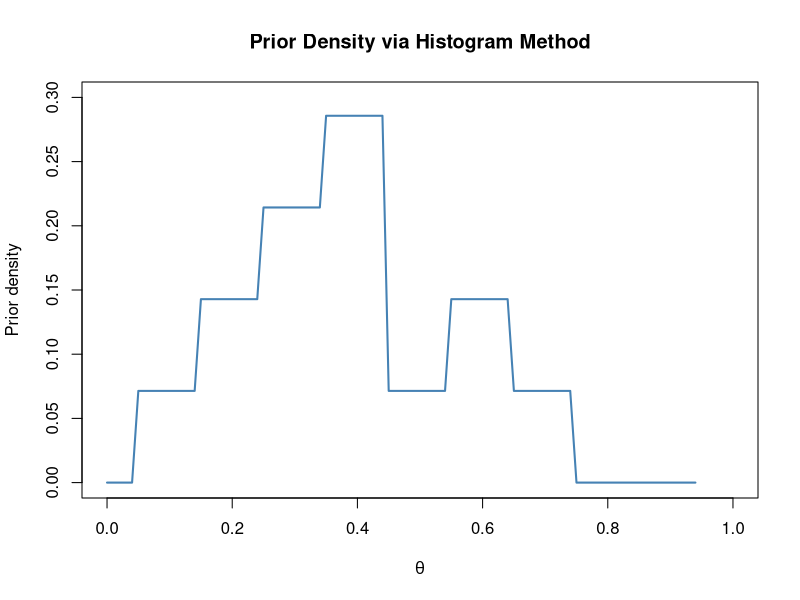

Generate this figure with R:

# Load the LearnBayes package
library(LearnBayes)

# Define midpoints for the prior
midpt <- seq(0, 1, by = 0.1)

# Assign subjective weights to each midpoint
prior <- c(0, 1, 2, 3, 4, 1, 2, 1, 0, 0)

# Normalize the prior weights to sum to 1
prior <- prior / sum(prior)

# Plot the prior density using the histogram method with color
curve(histprior(x, midpt, prior), 
      from = 0, to = 1,
      xlab = expression(paste(theta)),
      ylab = "Prior density",
      ylim = c(0, 0.3),
      main = "Prior Density via Histogram Method",
      col = "steelblue",      # Color of the curve
      lwd = 2)                # Line width
